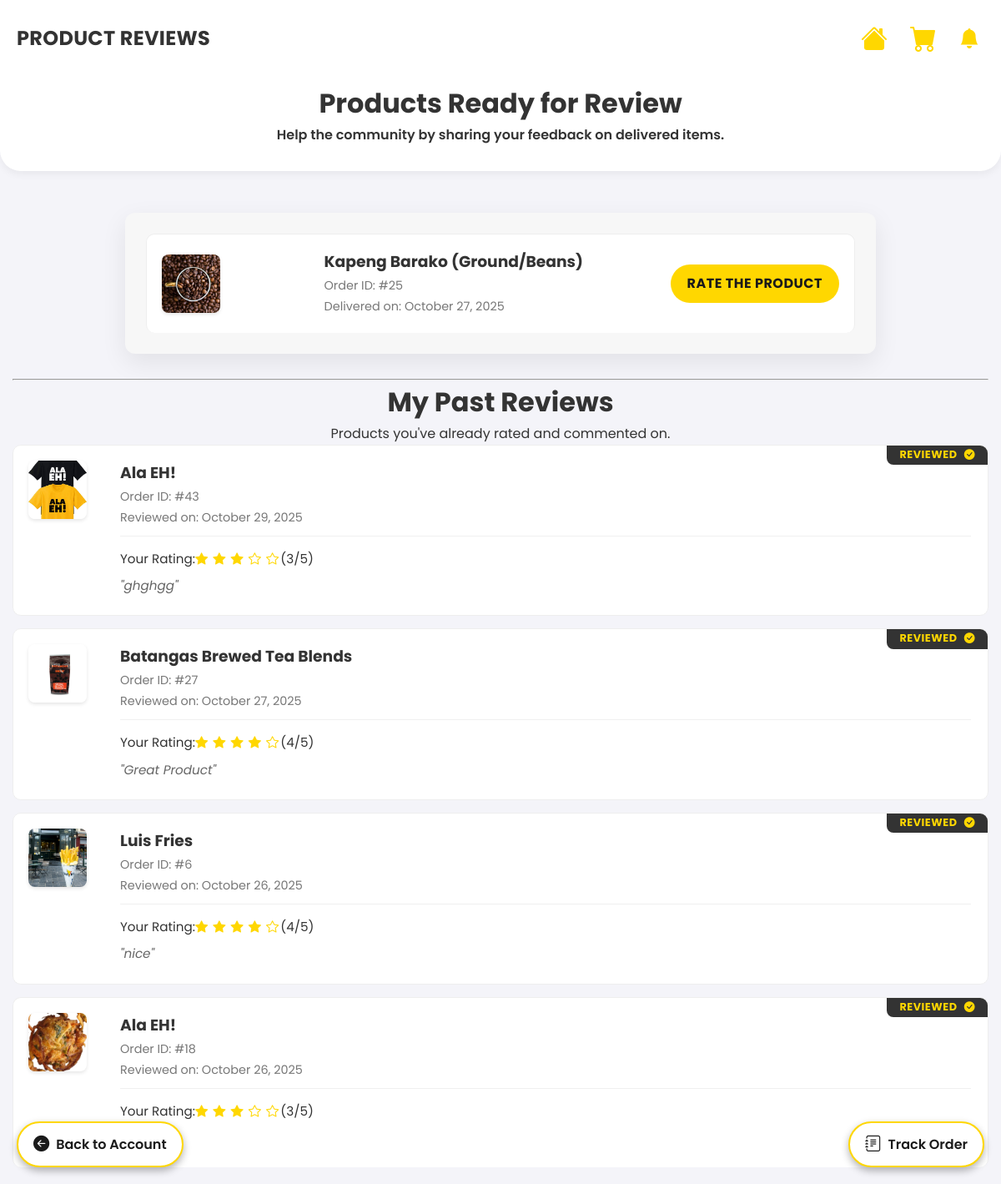
/index.php?action=reviews (signed in), run on the app's committed database.
### tables this page shows
CREATE TABLE `order_items` (
    `order_item_id` int(11) NOT NULL,
    `order_id` int(11) NOT NULL,
    `product_id` int(11) NOT NULL,
    `quantity` int(11) NOT NULL,
    `unit_price` decimal(10,2) NOT NULL,
    `line_total` decimal(10,2) NOT NULL,
    `commission_rate` decimal(4,2) NOT NULL DEFAULT 0.00
  );

CREATE TABLE `products` (
  `product_id` int(11) NOT NULL,
  `vendor_id` int(11) DEFAULT NULL,
  `category_id` int(11) DEFAULT NULL,
  `name` varchar(100) DEFAULT NULL,
  `description` text DEFAULT NULL,
  `price` decimal(10,2) DEFAULT NULL,
  `stock_quantity` int(11) DEFAULT NULL,
  `image_url` varchar(255) DEFAULT NULL,
  `status` enum('Active','Inactive','OutOfStock','Discontinued','Pending') DEFAULT 'Active',
  `created_at` timestamp NOT NULL DEFAULT current_timestamp(),
  `updated_at` timestamp NOT NULL DEFAULT current_timestamp() ON UPDATE current_timestamp(),
  `commission_rate` decimal(4,2) NOT NULL DEFAULT 10.00
);

CREATE TABLE `orders` (
  `order_id` int(11) NOT NULL,
  `user_id` int(11) NOT NULL,
  `order_date` timestamp NOT NULL DEFAULT current_timestamp(),
  `delivery_address_id` int(11) NOT NULL,
  `payment_method` enum('COD','GCash') NOT NULL,
  `order_total` decimal(10,2) NOT NULL,
  `shipping_fee` decimal(10,2) DEFAULT 0.00,
  `total_commission` decimal(10,2) NOT NULL DEFAULT 0.00,
  `vendor_payout` decimal(10,2) NOT NULL DEFAULT 0.00,
  `order_status` enum('Pending','Approved','Shipped','Out for Delivery','Delivered') NOT NULL DEFAULT 'Pending',
  `paymongo_session_id` varchar(50) DEFAULT NULL,
  `updated_at` datetime DEFAULT NULL
);

CREATE TABLE `product_reviews` (
  `review_id` int(11) NOT NULL,
  `order_item_id` int(11) NOT NULL,
  `user_id` int(11) NOT NULL,
  `product_id` int(11) NOT NULL,
  `rating` int(11) DEFAULT NULL CHECK (`rating` between 1 and 5),
  `comment` text DEFAULT NULL,
  `review_date` timestamp NOT NULL DEFAULT current_timestamp()
);

### app/models/accountModels.php (called while the page is built, shortened)
<?php
require_once __DIR__ . '/../config/liyag_batangan_db.php';
class AccountModel {
    private $conn;
    public function __construct() {
        $database = new Database();
        $this->conn = $database->connect();
    }
    public function getProductsToReviewByUser(int $userId): array
{
    $sql = "
        SELECT
            oi.order_item_id,      -- <--- ADDED: Critical for linking review to the order line item
            p.product_id,
            p.name AS product_name,
            p.image_url,
            o.order_id,
            o.order_date
        FROM
            orders o
        JOIN
            order_items oi ON o.order_id = oi.order_id
        JOIN
            products p ON oi.product_id = p.product_id
        LEFT JOIN
            product_reviews r ON oi.product_id = r.product_id AND r.user_id = o.user_id -- Check for existing review
        WHERE
            o.user_id = ?
            AND o.order_status = 'Delivered'
            AND r.review_id IS NULL -- <--- ADDED: Filter out items that have already been reviewed
        ORDER BY
            o.order_date DESC;
    ";
    $stmt = $this->conn->prepare($sql);
    $stmt->bind_param("i", $userId);
    $stmt->execute();
    $result = $stmt->get_result();
    return $result->fetch_all(MYSQLI_ASSOC);
}
    public function getReviewedProductsByUser($user_id) {
        $query = "
            SELECT
                pr.rating,
                pr.comment,
                pr.review_date,
                p.product_id,
                p.name AS product_name,
                p.image_url,
                o.order_id
            FROM product_reviews pr
            JOIN products p ON pr.product_id = p.product_id
            JOIN order_items oi ON pr.order_item_id = oi.order_item_id
            JOIN orders o ON oi.order_id = o.order_id
            WHERE pr.user_id = ?  /* mysqli uses ? placeholder */
            ORDER BY pr.review_date DESC
        ";
        $stmt = $this->conn->prepare($query);
        $stmt->bind_param('i', $user_id);
        $stmt->execute();
        $result = $stmt->get_result();
        return $result->fetch_all(MYSQLI_ASSOC);
    }
}

### app/config/liyag_batangan_db.php (called while the page is built, shortened)
<?php
class Database {
    private $host = "localhost";
    private $db_name = "u290721747_liyag_batangan";
    private $username = "u290721747_LIyag_Batangan";
    private $password = "liyag_Batangan_001";
    public function connect() {
        $this->conn = new mysqli($this->host, $this->username, $this->password, $this->db_name);
        return $this->conn;
    }
}
?>

### app/views/reviews.php (the view, shortened to what this page needs)
<?php
$user_id = $_SESSION['user_id'];
require_once __DIR__ . '/../models/accountModels.php';
$accountModel = new AccountModel();
$productsToReview = $accountModel->getProductsToReviewByUser($user_id);
$reviewedProducts = $accountModel->getReviewedProductsByUser($user_id);
?>
<!DOCTYPE html>
<html lang="en">
<head>
    <link rel="stylesheet" href="https://cdn.jsdelivr.net/npm/bootstrap-icons@1.13.1/font/bootstrap-icons.css">
    <link rel="stylesheet" href="public/assets/css/home.css">
    <link rel="stylesheet" href="public/assets/css/notification.css">
    <link rel="stylesheet" href="public/assets/css/reviews.css">
    <link rel="stylesheet" href="public/assets/css/track_order.css">
</head>
<body>
<a href="index.php?action=account" class="back-link floating"><i class="bi bi-arrow-left-circle-fill"></i> Back to Account</a>
<a href="index.php?action=track_orders" class="track-link floating"><i class="bi bi-journal-text icon-orders"></i> Track Order</a>
<header class="header">
    <div class="header-top">
        <div class="profile-greeting">
            PRODUCT REVIEWS
        </div>
        <nav class="nav-icons">
            <a href="index.php?action=home" title="Home">
                <i class="bi bi-house-fill"></i>
            </a>
            <a href="index.php?action=cart" title="Cart">
                <i class="bi bi-cart-fill"></i>
            </a>
            <div class="notification-dropdown" data-user-id="<?= htmlspecialchars($_SESSION['user_id'] ?? '') ?>">
                <button id="notificationBtn" title="Notifications">
                    <div class="notification-hover-wrapper">
                        <i class="bi bi-bell-fill"></i>
                    </div>
                </button>
            </div>
        </nav>
    </div>
    <div class="header-banner">
        <h1 class="banner-title">Products Ready for Review</h1>
        <p class="banner-subtitle">Help the community by sharing your feedback on delivered items.</p>
    </div>
</header>
<main>
    <div class="review-container">
        <?php if (!empty($productsToReview)): ?>
            <ul class="review-list">
                <?php foreach ($productsToReview as $product): ?>
                    <li class="review-item">
                        <img src="<?= htmlspecialchars($product['image_url']); ?>" alt="<?= htmlspecialchars($product['product_name']); ?>">
                        <div class="product-details">
                            <h3><?= htmlspecialchars($product['product_name']); ?></h3>
                            <p>Order ID: #<?= htmlspecialchars($product['order_id']); ?></p>
                            <p>Delivered on: <?= date("F j, Y", strtotime($product['order_date'])); ?></p>
                        </div>
                        <a href="index.php?action=submit_review&product_id=<?= $product['product_id']; ?>&order_id=<?= $product['order_id']; ?>&order_item_id=<?= $product['order_item_id'] ?? 0; ?>"
                            class="review-btn-link"
                            data-order-item-id="<?= $product['order_item_id'] ?? 0; ?>">
                            Rate The Product
                        </a>
                    </li>
                <?php endforeach; ?>
            </ul>
        <?php endif; ?>
    </div>
    <hr class="section-divider">
    <div class="reviewed-container">
        <div class="header-banner reviewed-banner">
            <h1 class="banner-title">My Past Reviews</h1>
            <p class="banner-subtitle">Products you've already rated and commented on.</p>
        </div>
        <?php if (!empty($reviewedProducts)): ?>
            <ul class="review-list">
                <?php foreach ($reviewedProducts as $product): ?>
                    <li class="review-item reviewed">
                        <img src="<?= htmlspecialchars($product['image_url']); ?>" alt="<?= htmlspecialchars($product['product_name']); ?>">
                        <div class="product-details">
                            <h3><?= htmlspecialchars($product['product_name']); ?></h3>
                            <p>Order ID: #<?= htmlspecialchars($product['order_id']); ?></p>
                            <p>Reviewed on: <?= date("F j, Y", strtotime($product['review_date'])); ?></p>
                            <div class="user-review-summary">
                                <p>Your Rating:
                                    <span class="stars-static">
                                        <?php for ($i = 1; $i <= 5; $i++): ?>
                                            <i class="bi <?= $i <= $product['rating'] ? 'bi-star-fill' : 'bi-star'; ?>" style="color: gold;"></i>
                                        <?php endfor; ?>
                                    </span>
                                    (<?= htmlspecialchars($product['rating']); ?>/5)
                                </p>
                                <p class="comment-text">"<?= htmlspecialchars(substr($product['comment'], 0, 80)); ?><?= strlen($product['comment']) > 80 ? '...' : ''; ?>"</p>
                            </div>
                        </div>
                        <span class="review-status-tag">Reviewed <i class="bi bi-check-circle-fill"></i></span>
                    </li>
                <?php endforeach; ?>
            </ul>
        <?php endif; ?>
    </div>
</main>
</body>
</html>

### public/assets/css/home.css (style rules this page uses)
* { margin: 0; padding: 0; box-sizing: border-box; font-family: 'Poppins', sans-serif; }
html { scroll-behavior: smooth; font-size: 16px; }
body { background-color: #fff6db; color: #333; font-family: 'Segoe UI', sans-serif; overflow-x: hidden; line-height: 1.6; }
header.header { background: #fff; color: #333333; font-family: 'Poppins', sans-serif; font-weight: 600; padding: 15px 20px 30px; border-bottom-left-radius: 25px; border-bottom-right-radius: 25px; position: sticky; top: 0; z-index: 1000; display: flex; flex-direction: column; align-items: center; box-shadow: 0 4px 10px rgba(0,0,0,0.05); transition: box-shadow 0.3s ease, background 0.4s ease; width: 100%; }
.header-top { display: flex; justify-content: space-between; align-items: center; width: 100%; margin-bottom: 20px; animation: fadeInDown 0.6s ease; flex-wrap: wrap; gap: 10px; }
.profile-greeting { font-size: 1.5em; font-weight: 700; color: #333; letter-spacing: 0.3px; transition: color 0.3s ease; word-break: break-word; max-width: 100%; flex: 1; min-width: 150px; line-height: 1.2; }
.nav-icons { display: flex; gap: 15px; align-items: center; flex-wrap: wrap; justify-content: center; }
.nav-icons a, .nav-icons button { font-size: 2rem; color: #FFD700; background: none; border: none; cursor: pointer; padding: 6px; display: flex; align-items: center; justify-content: center; transition: transform 0.3s ease, color 0.3s ease; flex-shrink: 0; }
main { padding: 20px 15px; max-width: 1400px; margin: auto; width: 100%; }
.notification-dropdown { position: relative; display: flex; align-items: center; }
.notification-hover-wrapper { position: relative; font-size: 1.5rem; cursor: pointer; display: flex; align-items: center; }
.review-item { padding: 15px; border-bottom: 1px solid #eee; opacity: 0; transform: translateY(10px); animation: fadeInSlide 0.4s ease-out forwards; }
.review-item:last-child { border-bottom: none; }
.header-banner { text-align: center; width: 100%; }

### public/assets/css/notification.css (style rules this page uses)
.notification-dropdown { position: relative; display: inline-block; }

### public/assets/css/track_order.css (style rules this page uses)
:root { --gold: #FFD700; --dark-gold: #ccad00; --background: #f4f4f9; --card-bg: #ffffff; --text-color: #333333; --shadow-color: rgba(0, 0, 0, 0.1); --dark-text: #1a1a1a; }
body { font-family: 'Poppins', sans-serif; background-color: var(--background); color: var(--text-color); }
.back-link.floating { position: fixed; bottom: 20px; left: 20px; z-index: 1000; display: inline-flex; align-items: center; gap: 8px; padding: 10px 18px; background-color: var(--card-bg); border: 2px solid var(--gold); color: var(--dark-text); text-decoration: none; border-radius: 50px; box-shadow: 0 4px 10px rgba(0, 0, 0, 0.3); transition: background-color 0.3s, box-shadow 0.3s, transform 0.2s; font-weight: 600; }
.back-link.floating i { font-size: 1.2em; }

### data on the page
order_items: product.image_url (picture), product.name "Kapeng Barako (Ground/Beans)", order.order_id "25", order.order_date "October 27, 2025"
product_reviews: product.image_url (picture), product.name "Ala EH!", orders.order_id "43", review_date "October 29, 2025", rating "3", comment "ghghgg"
product_reviews: product.image_url (picture), product.name "Batangas Brewed Tea Blends", orders.order_id "27", review_date "October 27, 2025", rating "4", comment "Great Product"
product_reviews: product.image_url (picture), product.name "Luis Fries", orders.order_id "6", review_date "October 26, 2025", rating "4", comment "nice"
product_reviews: product.image_url (picture), product.name "Ala EH!", orders.order_id "18", review_date "October 26, 2025", rating "3"
